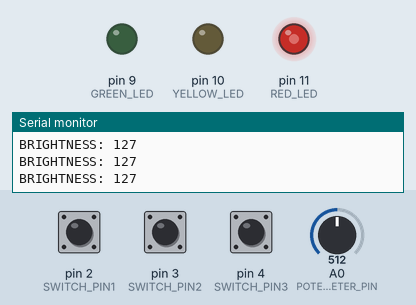
A program run on a simulated Arduino Uno, built with avr-gcc and run on an emulated ATmega328P. Shown: output pins drawn as LEDs (lit = HIGH), the last lines printed to the serial monitor. Inputs (shaded band) come from the test bench; at power-on: pin 3 (SWITCH_PIN2) HIGH, A0 (POTENTIOMETER_PIN) = 512, pin 4 (SWITCH_PIN3) HIGH, pin 2 (SWITCH_PIN1) HIGH.

Above: at 1.2 s.
1.3 s: pin 3 (SWITCH_PIN2) pulled LOW for 3.2 s
At 7.4 s:
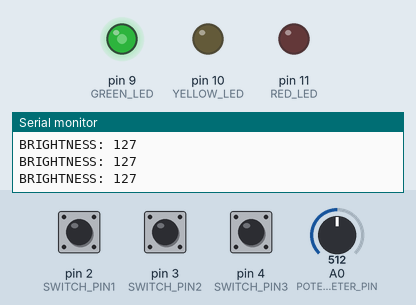
7.5 s: A0 (POTENTIOMETER_PIN) set to 240
10.5 s: pin 4 (SWITCH_PIN3) pulled LOW for 3.2 s
15.2 s: pin 2 (SWITCH_PIN1) pulled LOW for 0.15 s
At 18.11 s:
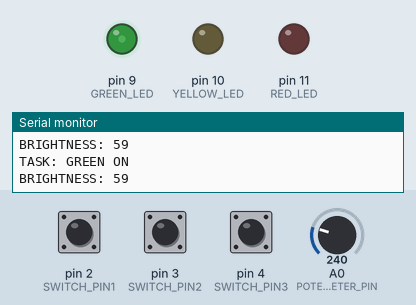
18.3 s: pin 3 (SWITCH_PIN2) pulled LOW for 0.15 s
At 19.4 s:
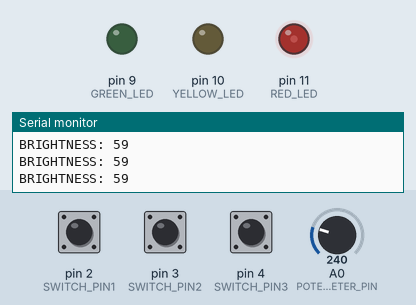
21.3 s: A0 (POTENTIOMETER_PIN) set to 716
At 26.8 s:
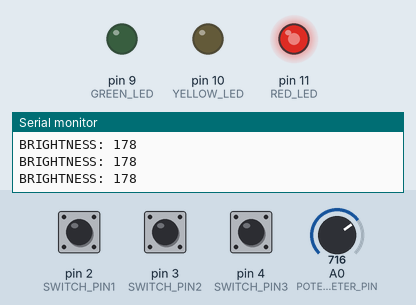
Timing chart, 0 to 27.8 s (numbered marks = the images above; inputs shaded):
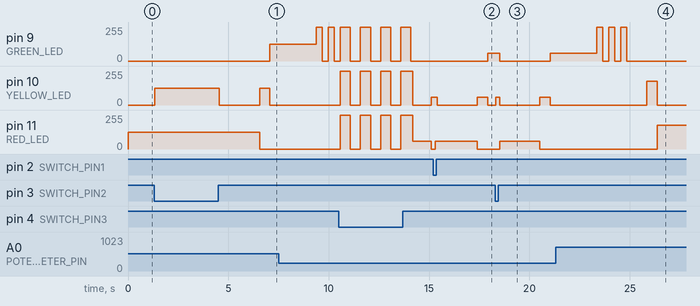

Measured:
- after the input at 1.3 s, pin 11 (RED_LED): 127/255 → 0/255 after 5.3 s instead of 0.73 s
- after the input at 15.2 s, pin 9 (GREEN_LED): 0/255 → 59/255 after 2.7 s
- after the input at 18.3 s, pin 10 (YELLOW_LED): 0/255 → 59/255 at once, → 0/255 0.20 s later, → 59/255 2.0 s later, → 0/255 0.50 s later; pin 11 (RED_LED): 0/255 → 59/255 after 0.22 s, → 0/255 2.0 s later
- after the input at 21.3 s, pin 11 (RED_LED): 0/255 → 178/255 after 5.1 s

The program:

main.cpp
```cpp
#include <Arduino.h>
#include <TaskScheduler.h>
#include <PinChangeInterrupt.h>

// LED 핀 정의 1
const int RED_LED = 11;     // 빨간 LED(PWM)
const int YELLOW_LED = 10;  // 노란 LED(PWM)
const int GREEN_LED = 9;    // 초록 LED(PWM)
const int SWITCH_PIN1 = 2;  // 긴급 모드 버튼
const int SWITCH_PIN2 = 3;  // 주의 모드 버튼
const int SWITCH_PIN3 = 4;  // 깜빡임 모드 버튼
const int POTENTIOMETER_PIN = A0; // 조도 조절용 가변 저항

// 상태 변수 (인터럽트 및 LED 상태 저장)
volatile bool emergencyMode = false;  // 긴급 모드 활성화 여부
volatile bool cautionMode = false;    // 주의 모드 활성화 여부
volatile bool blinkMode = false;      // 초록 LED 깜빡임 모드 활성화 여부
volatile bool globalBlinkMode = false;  // 모든 LED 깜빡임 모드 활성화 여부

unsigned long blinkStartTime = 0; // 초록 LED 깜빡임 시작 시간 저장
int blinkCount = 0; // 깜빡인 횟수 카운트
bool blinkState = false; // 깜빡임 상태 저장

// 전역 변수 선언
int portValue = 0;
int brightness = 0; // LED 밝기 값

// TaskScheduler 객체 생성
Scheduler runner;

// Task 함수 선언
void task1(); // 빨간불 켜기
void task2(); // 노란불 켜기
void task3(); // 초록불 켜기
void task4(); // 초록불 깜빡이기
void task5(); // 노란불 켜기

// Task 객체 생성 (초기에는 비활성화 상태)
Task t1(2000, TASK_FOREVER, &task1, &runner, false);
Task t2(500, TASK_FOREVER, &task2, &runner, false);
Task t3(2000, TASK_FOREVER, &task3, &runner, false);
Task t4(0, TASK_FOREVER, &task4, &runner, false);
Task t5(500, TASK_FOREVER, &task5, &runner, false);

// 기본 신호등 주기 시작
void startTrafficCycle() {
    Serial.println("Starting Traffic Cycle...");
    t1.enable();
}

/* 인터럽트 서비스 루틴 (ISR) 정의 */

// 긴급 모드 ISR (스위치 1번)
void emergencyISR() {
    emergencyMode = !digitalRead(SWITCH_PIN1);
    runner.disableAll(); // 모든 태스크 비활성화
    Serial.println(emergencyMode ? "Emergency Mode Enabled" : "Emergency Mode Disabled");
    if (!emergencyMode) startTrafficCycle(); // 긴급 모드 종료 시 기본 신호등 주기 복귀
}

// 주의 모드 ISR (스위치 2번)
void cautionISR() {
    cautionMode = !digitalRead(SWITCH_PIN2);
    runner.disableAll();
    Serial.println(cautionMode ? "Caution Mode Enabled" : "Caution Mode Disabled");
    if (!cautionMode) startTrafficCycle();
}

// 글로벌 깜빡임 모드 ISR (스위치 3번)
void blinkISR() {
    globalBlinkMode = !digitalRead(SWITCH_PIN3);
    runner.disableAll();
    Serial.println(globalBlinkMode ? "Global Blink Mode Enabled" : "Global Blink Mode Disabled");
    if (!globalBlinkMode) startTrafficCycle();
}

// 모든 LED 깜빡이기 (글로벌 블링크 모드)
void handleGlobalBlink() {
    static unsigned long lastBlinkTime = 0;
    static bool state = false;
    unsigned long currentMillis = millis();

    if (currentMillis - lastBlinkTime >= 500) {
        lastBlinkTime = currentMillis;
        state = !state;

        digitalWrite(RED_LED, state);
        digitalWrite(YELLOW_LED, state);
        digitalWrite(GREEN_LED, state);
    }
}

// 초기 설정
void setup() {
    Serial.begin(9600); // p5와 시리얼 통신

    pinMode(RED_LED, OUTPUT);   // LED 핀 출력으로 설정
    pinMode(YELLOW_LED, OUTPUT);
    pinMode(GREEN_LED, OUTPUT);

    pinMode(SWITCH_PIN1, INPUT_PULLUP);     // 내부 풀업 저항 사용
    pinMode(SWITCH_PIN2, INPUT_PULLUP);
    pinMode(SWITCH_PIN3, INPUT_PULLUP);
    pinMode(POTENTIOMETER_PIN, INPUT);

    attachInterrupt(digitalPinToInterrupt(SWITCH_PIN1), emergencyISR, CHANGE);  // 하드웨어 인터럽트
    attachInterrupt(digitalPinToInterrupt(SWITCH_PIN2), cautionISR, CHANGE);
    attachPCINT(digitalPinToPCINT(SWITCH_PIN3), blinkISR, CHANGE);  // 소프트웨어 인터럽트

    Serial.println("Starting Task Scheduler...");   //디버깅 확인
    runner.addTask(t1);
    runner.addTask(t2);
    runner.addTask(t3);
    runner.addTask(t4);
    runner.addTask(t5);
    startTrafficCycle();    // 초기 신호등 주기 시작
}

// Task 함수 정의 (신호등 동작 관리)
void task1() {      // 빨간불 켜기
    Serial.println("TASK: RED ON");
    analogWrite(RED_LED, brightness);
    analogWrite(YELLOW_LED, 0);
    analogWrite(GREEN_LED, 0);
    t1.disable();
    t2.enableDelayed(2000); // 2초 후 노란불 켜기
}

void task2() {    // 노란불 켜기
    Serial.println("TASK: YELLOW ON");
    analogWrite(RED_LED, 0);
    analogWrite(YELLOW_LED, brightness);
    analogWrite(GREEN_LED, 0);
    t2.disable();
    t3.enableDelayed(500);  // 0.5초 후 초록불 켜기
}

void task3() {      // 초록불 켜기
    Serial.println("TASK: GREEN ON");
    analogWrite(RED_LED, 0);
    analogWrite(YELLOW_LED, 0);
    analogWrite(GREEN_LED, brightness);
    t3.disable();
    t4.enableDelayed(2000); // 2초 후 초록불 깜빡임
}

void task4() {      // 초록불 깜빡임
    Serial.println("TASK: GREEN BLINKING");
    blinkMode = true;
    blinkCount = 0;
    blinkStartTime = millis();
}

void handleBlinkMode() {    // 초록 LED 깜빡임 모드
    unsigned long currentMillis = millis();
    if (blinkCount < 6 && currentMillis - blinkStartTime >= 250) {
        blinkStartTime = currentMillis;
        blinkState = !blinkState;
        digitalWrite(GREEN_LED, blinkState);
        blinkCount++;
    }
    if (blinkCount >= 6) {
        Serial.println("TASK: Blink Done, YELLOW ON");
        blinkMode = false;
        t4.disable();
        t5.enableDelayed(1000); // 1초 후 노란불 켜기
        blinkCount = 0;
    }
}

void task5() {  // 노란불 켜기
    Serial.println("TASK: YELLOW ON");
    analogWrite(RED_LED, 0);
    analogWrite(YELLOW_LED, brightness);
    analogWrite(GREEN_LED, 0);
    t5.disable();
    t1.enableDelayed(500);  // 0.5초 후 빨간불 켜기
}

void loop() {
    portValue = analogRead(POTENTIOMETER_PIN);
    brightness = map(portValue, 0, 1023, 0, 255);
    Serial.println("BRIGHTNESS: " + String(brightness));

    if (globalBlinkMode) handleGlobalBlink();   // 모든 LED 깜빡임 모드
    else if (emergencyMode) analogWrite(RED_LED, brightness);   // 긴급 모드
    else if (cautionMode) analogWrite(YELLOW_LED, brightness);      // 주의 모드
    else if (blinkMode) handleBlinkMode();      // 초록 LED 깜빡임 모드
    else runner.execute();  // 기본 동작 실행

    delay(100);
}
```
